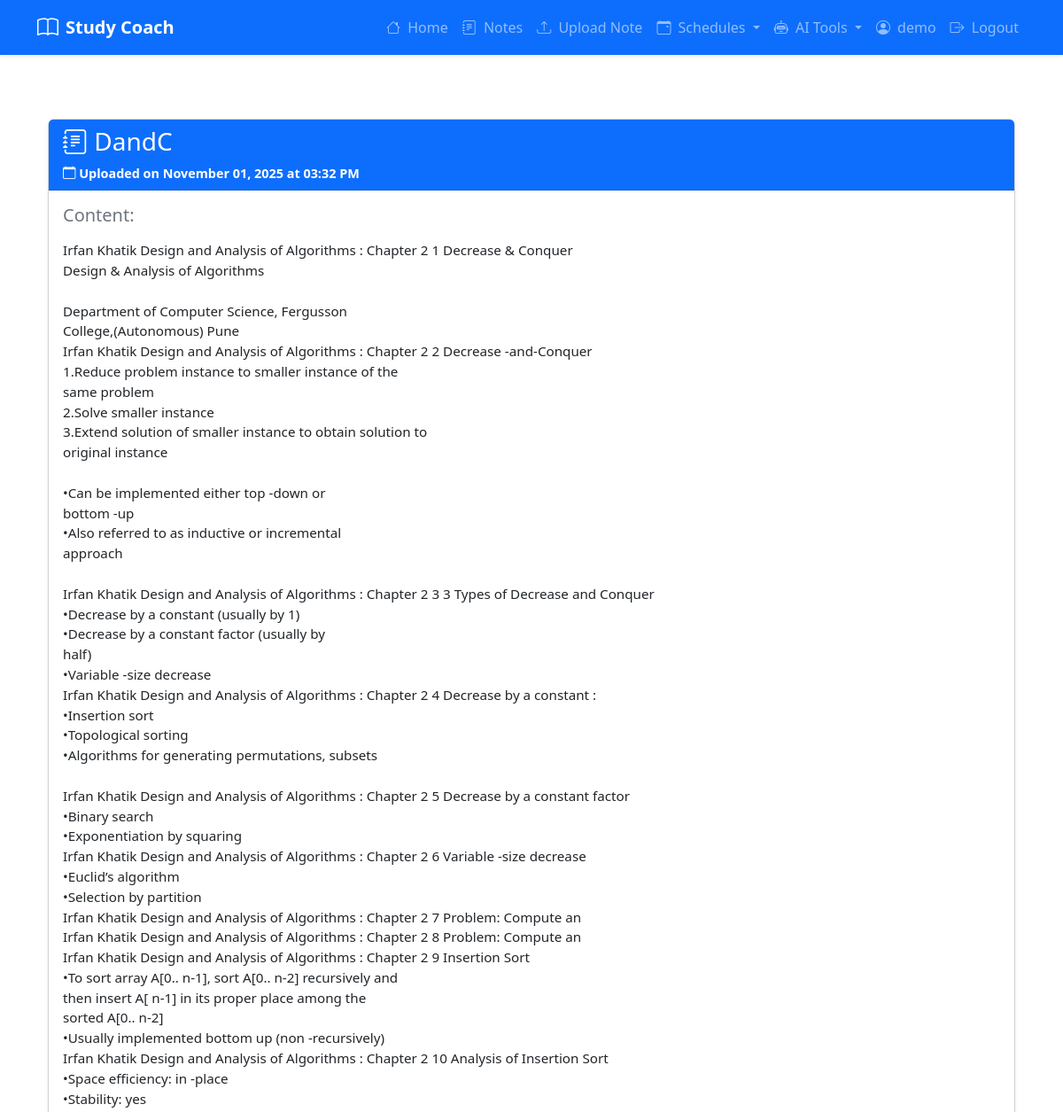
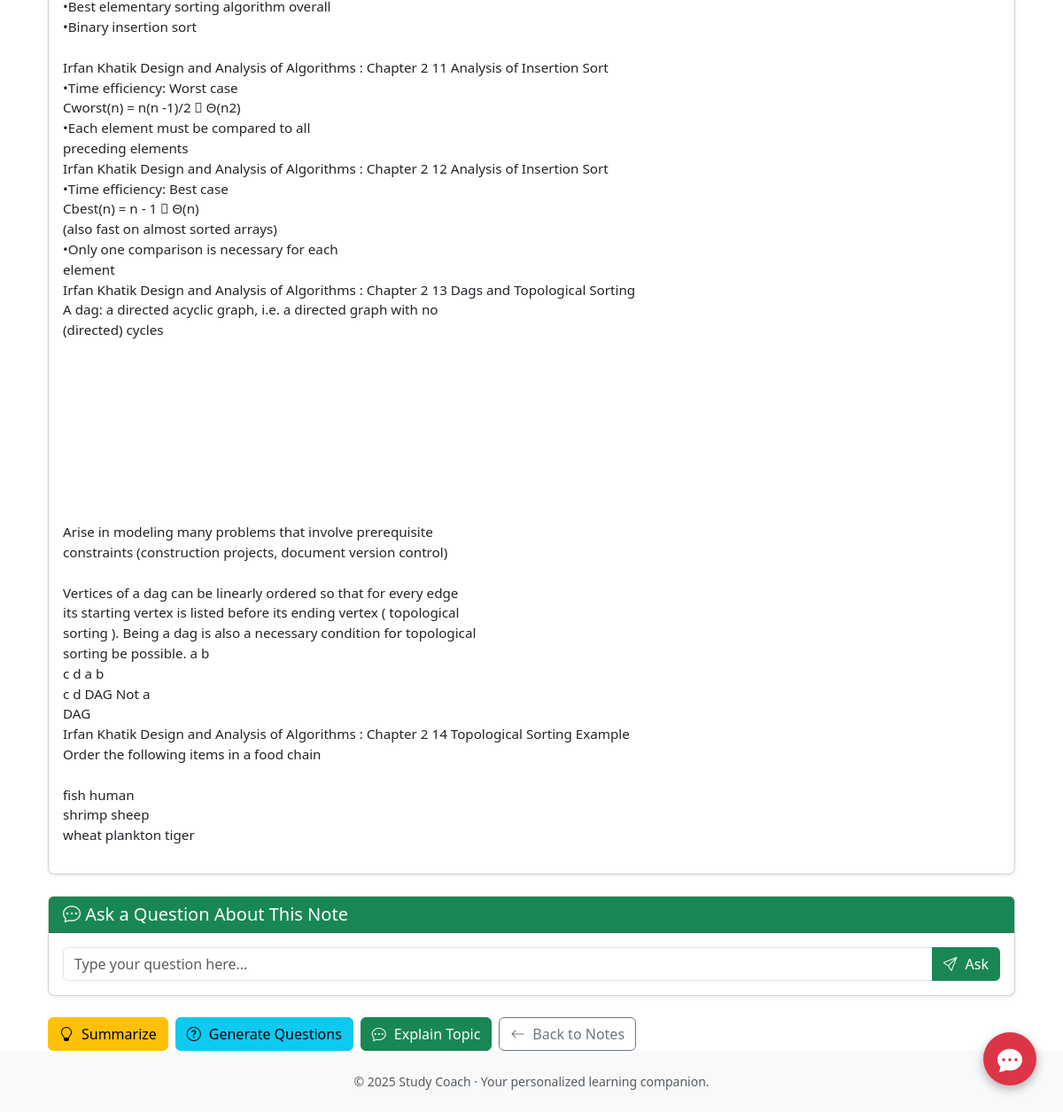
/note/2 (signed in), run on the app's committed database (2 pictures, top to bottom).
### tables this page shows
CREATE TABLE users (
                id INTEGER PRIMARY KEY AUTOINCREMENT,
                username TEXT UNIQUE NOT NULL,
                password TEXT NOT NULL
            );

CREATE TABLE notes (
                id INTEGER PRIMARY KEY AUTOINCREMENT,
                user_id INTEGER,
                title TEXT NOT NULL,
                content TEXT NOT NULL,
                file_type TEXT NOT NULL,
                upload_date TEXT NOT NULL,
                summary TEXT,
                questions TEXT,
                FOREIGN KEY (user_id) REFERENCES users(id)
            );

### app.py (the view)
@app.route('/note/<int:note_id>')
@login_required
def view_note(note_id):
    conn = get_db_connection()
    note = conn.execute(
        'SELECT * FROM notes WHERE id = ? AND user_id = ?',
        (note_id, session['user_id'])
    ).fetchone()
    conn.close()
    if not note:
        flash('Note not found', 'danger')
        return redirect(url_for('notes'))
    note_dict = dict(note)
    note_dict['upload_date'] = datetime.fromisoformat(note['upload_date'])
    if note_dict.get('questions'):
        try:
            note_dict['questions'] = json.loads(note_dict['questions'])
        except Exception:
            note_dict['questions'] = []
    else:
        note_dict['questions'] = []
    return render_template('view_note.html', note=note_dict)

### app.py (called while the page is built)
def get_db_connection():
    conn = sqlite3.connect(DATABASE)
    conn.row_factory = sqlite3.Row
    return conn

@login_manager.user_loader
def load_user(user_id):
    conn = get_db_connection()
    row = conn.execute('SELECT * FROM users WHERE id = ?', (user_id,)).fetchone()
    conn.close()
    if row:
        return User(row['id'], row['username'], row['password'])
    return None

@app.context_processor
def inject_now():
    return {'datetime': datetime, 'current_user': current_user}

### templates/view_note.html (shortened to what this page needs)
{% extends "base.html" %}
{% block content %}
<div class="container mt-5">
  <div class="card shadow-sm">
    <div class="card-header bg-primary text-white">
      <h3 class="mb-0">
        <i class="bi bi-journal-text"></i> {{ note.title }}
      </h3>
      <p class="mb-0 mt-2" style="font-size: 0.9rem">
        <i class="bi bi-calendar"></i>
        Uploaded on {{ note.upload_date.strftime('%B %d, %Y at %I:%M %p') }}
      </p>
    </div>
    <div class="card-body">
      <h5 class="text-secondary mb-3">Content:</h5>
      <p style="white-space: pre-line;">{{ note.content }}</p>
    </div>
  </div>
  <div class="card mt-4 shadow-sm">
    <div class="card-header bg-success text-white">
      <h5 class="mb-0">
        <i class="bi bi-chat-dots"></i> Ask a Question About This Note
      </h5>
    </div>
    <div class="card-body">
      <form action="{{ url_for('ask_note', note_id=note.id) }}" method="POST">
        <div class="input-group">
          <input
            type="text"
            name="query"
            class="form-control"
            placeholder="Type your question here..."
            required
          >
          <button class="btn btn-success" type="submit">
            <i class="bi bi-send"></i> Ask
          </button>
        </div>
      </form>
    </div>
  </div>
  <div class="mt-4 d-flex flex-wrap gap-2">
    <a
      href="{{ url_for('summarize_note', note_id=note.id) }}"
      class="btn btn-warning"
    >
      <i class="bi bi-lightbulb"></i> Summarize
    </a>
    <a
      href="{{ url_for('questions_route', note_id=note.id) }}"
      class="btn btn-info"
    >
      <i class="bi bi-question-circle"></i> Generate Questions
    </a>
    <a
      href="{{ url_for('explain_note', note_id=note.id) }}"
      class="btn btn-success"
    >
      <i class="bi bi-chat-dots"></i> Explain Topic
    </a>
    <a href="{{ url_for('notes') }}" class="btn btn-outline-secondary">
      <i class="bi bi-arrow-left"></i> Back to Notes
    </a>
  </div>
</div>
{% endblock %}

### templates/base.html (shortened to what this page needs)
<!DOCTYPE html>
<html lang="en">
<head>
  <link href="https://cdn.jsdelivr.net/npm/bootstrap@5.3.0/dist/css/bootstrap.min.css" rel="stylesheet" />
  <link rel="stylesheet" href="https://cdn.jsdelivr.net/npm/bootstrap-icons@1.10.0/font/bootstrap-icons.css" />
  <link rel="stylesheet" href="{{ url_for('static', filename='style.css') }}" />
</head>
<body class="d-flex flex-column min-vh-100">
  <nav class="navbar navbar-expand-lg navbar-dark bg-primary shadow-sm">
    <div class="container">
      <a class="navbar-brand fw-bold d-flex align-items-center" href="{{ url_for('home') }}">
        <i class="bi bi-book me-2 fs-4"></i> Study Coach
      </a>
      <div class="collapse navbar-collapse" id="navbarNav">
        <ul class="navbar-nav ms-auto mb-2 mb-lg-0">
          <li class="nav-item">
            <a class="nav-link {% if request.endpoint == 'home' %}active{% endif %}" href="{{ url_for('home') }}">
              <i class="bi bi-house me-1"></i> Home
            </a>
          </li>
          <li class="nav-item">
            <a class="nav-link {% if request.endpoint == 'notes' %}active{% endif %}" href="{{ url_for('notes') }}">
              <i class="bi bi-journal-text me-1"></i> Notes
            </a>
          </li>
          <li class="nav-item">
            <a class="nav-link {% if request.endpoint == 'upload' %}active{% endif %}" href="{{ url_for('upload') }}">
              <i class="bi bi-upload me-1"></i> Upload Note
            </a>
          </li>
          <li class="nav-item dropdown">
            <a class="nav-link dropdown-toggle {% if 'schedule' in request.endpoint %}active{% endif %}" href="#"
              id="scheduleDropdown" role="button" data-bs-toggle="dropdown" aria-expanded="false">
              <i class="bi bi-calendar-event me-1"></i> Schedules
            </a>
          </li>
          <li class="nav-item dropdown">
            <a class="nav-link dropdown-toggle {% if 'summarize' in request.endpoint or 'questions' in request.endpoint or 'explain' in request.endpoint %}active{% endif %}"
              href="#" id="aiDropdown" role="button" data-bs-toggle="dropdown" aria-expanded="false">
              <i class="bi bi-robot me-1"></i> AI Tools
            </a>
          </li>
          {% if session.get('username') %}
          <li class="nav-item">
            <a class="nav-link" href="#">
              <i class="bi bi-person-circle me-1"></i> {{ session.get('username') }}
            </a>
          </li>
          <li class="nav-item">
            <a class="nav-link" href="{{ url_for('logout') }}">
              <i class="bi bi-box-arrow-right me-1"></i> Logout
            </a>
          </li>
          {% endif %}
        </ul>
      </div>
    </div>
  </nav>
  <div class="container mt-4 flex-grow-1">
    <a href="{{ url_for('rag_chat') }}" class="rag-chat-btn">
      <i class="bi bi-chat-dots-fill fs-3"></i>
    </a>
    {% block content %}{% endblock %}
  </div>
  <footer class="mt-auto py-4 bg-light">
    <div class="container text-center">
      <p class="text-muted small mb-0">
        &copy; {{ datetime.utcnow().year }} Study Coach &middot; Your
        personalized learning companion.
      </p>
    </div>
  </footer>
</body>
</html>

### static/style.css (style rules this page uses)
.navbar-brand i { font-size: 1.3rem; }
.card { border-radius: 0.5rem; }
.card-header { font-weight: 600; }
.card-body p { font-size: 0.95rem; }
.btn i { margin-right: 0.3rem; }
footer { background-color: #f8f9fa; }
footer p { font-size: 0.85rem; }
form .form-control { border-radius: 0.35rem; }
form .btn { border-radius: 0.35rem; }

### templates/base.html (style rules this page uses)
.rag-chat-btn { position: fixed; bottom: 30px; right: 30px; background: #dc3545; color: white; width: 60px; height: 60px; border-radius: 50%; display: flex; align-items: center; justify-content: center; box-shadow: 0 4px 12px rgba(0, 0, 0, 0.3); text-decoration: none; z-index: 1000; transition: transform 0.2s ease-in-out; }

### data on the page
users: get "demo"
notes: title "DandC", content "Irfan Khatik Design and Analysis of Algorithms : Chapter 2 1 Decrease & Conquer Design & Analysis of Algorithms Department of Computer Science, Fergusson College,(Autonomous) Pune Irfan Khatik Design and Analysis of Algorithms : Chapter 2 2 Decrease -and-Conquer 1.Reduce problem instance to smaller instance of the same problem 2.Solve smaller instance 3.Extend solution of smaller instance to obtain solution to original instance •Can be implemented either top -down or bottom -up •Also referred to as inductive or incremental approach Irfan Khatik Design and Analysis of Algorithms : Chapter 2 3 3 Types of Decrease and Conquer •Decrease by a constant (usually by 1) •Decrease by a constant…"

### other printed values
{{ note.upload_date.strftime('%B %d, %Y at %I:%M %p') }} "November 01, 2025 at 03:32 PM"
